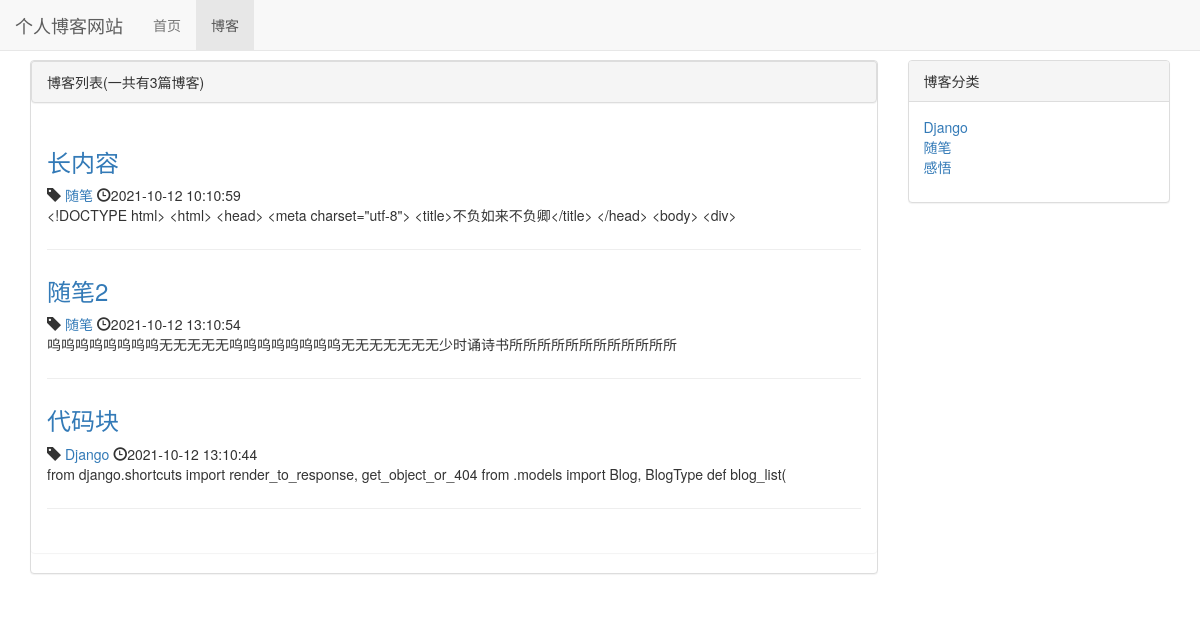
Screenshot of /blog/ with the database file from the repository.
### blog/models.py (models this page shows, shortened)
class Blog(models.Model):
    title = models.CharField(max_length=50)
    blog_type = models.ForeignKey(BlogType, on_delete=models.DO_NOTHING, default=1)
    content = models.TextField()
    author = models.ForeignKey(User,on_delete=models.DO_NOTHING)
    created_time = models.DateTimeField(auto_now_add=True)
    last_updated_time = models.DateTimeField(auto_now_add=True)

class BlogType(models.Model):
    type_name = models.CharField(max_length=15)
    def __str__(self):
        return self.type_name

### blog/views.py (the view)
# urls.py: path('', views.blog_list, name='blog_list'),
def blog_list(request):
    context = {}
    context['blogs'] = Blog.objects.all()
    context['blog_types'] = BlogType.objects.all()
    return render_to_response('blog/blog_list.html', context)

### blog/templates/blog/blog_list.html (shortened to what this page needs)
{% extends 'base.html' %}
{% block nav_blog_active %}active{% endblock %}
{% load staticfiles %}
{% block header_extends %}
    <link rel="stylesheet" href="{% static 'blog/blog.css' %}">
{% endblock %}
{% block content %}
    <div class="container">
        <div class="row">
            <div class="col-xs-12 col-sm-8 col-md-9">
                <div class="panel panel-default">
                    <div class="panel panel-heading">{% block blog_list_title %}博客列表(一共有{{ blogs|length }}篇博客){% endblock %}</div>
                    <div class="panel panel-body">
                        {% for blog in blogs %}
                            <div class="blog">
                                <h3><a href="{% url 'blog_detail' blog.pk %}">{{ blog.title }}</a></h3>
                                <p class="blog-info">
                                    <span class="glyphicon glyphicon-tag"></span><a href="{% url 'blogs_with_type' blog.blog_type.pk %}">
                                        {{ blog.blog_type }}
                                    </a>
                                    <span class="glyphicon glyphicon-time"></span>{{ blog.created_time|date:"Y-m-d H:m:s" }}
                                </p>
                                <p>{{ blog.content|truncatechars:120 }}</p>
                            </div>
                        {% empty %}
                            <div class="blog">
                                <p>-- 暂无内容，敬请期待 --</p>
                            </div>
                        {% endfor %}
                    </div>
                </div>
            </div>
            <div class="hidden-xs col-sm-4 col-md-3">
                <div class="panel panel-default">
                    <div class="panel-heading">博客分类</div>
                    <div class="panel-body">
                        <ul class="blog-types">
                            {% for blog_type in blog_types %}
                                <li>
                                    <a href="{% url 'blogs_with_type' blog_type.pk %}">
                                        {{ blog_type.type_name }}
                                    </a>
                                </li>
                            {% empty %}
                                <li>暂无分类</li>
                            {% endfor %}
                        </ul>
                    </div>
                </div>
            </div>
        </div>
    </div>
{% endblock %}

### templates/base.html (shortened to what this page needs)
{% load staticfiles %}
<!DOCTYPE html>
<html lang="zh-CN">
<head>
    <link rel="stylesheet" type="text/css" href="/static/base.css">
    <link rel="stylesheet" type="text/css" href="/static/bootstrap-3.7.7/css/bootstrap.min.css">
    {% block header_extends %}{% endblock %}
</head>
<body>
    <div class="navbar navbar-default navbar-fixed-top" role="navigation">
        <div class="container-fluid">
            <div class="navbar-header">
                <a class="navbar-brand" href="{% url 'home' %}">个人博客网站</a>
            </div>
            <div id="navbar-collapsed" class="collapse navbar-collapse">
                <ul class="nav navbar-nav">
                    <li class="{% block nav_home_active %}{% endblock %}">
                        <a href="/">首页</a>
                    </li>
                    <li class="{% block nav_blog_active %}{% endblock %}">
                        <a href="{% url 'blog_list' %}">博客</a>
                    </li>
                </ul>
            </div>
        </div>
    </div>
    {% block content %}{% endblock %}
</body>
</html>

### static/base.css (style rules this page uses)
* { margin: 0; padding: 0; }
body { margin-top: 60px !important; }

### blog/static/blog/blog.css (style rules this page uses)
ul.blog-types { list-style-type: none; }
div.blog { margin-bottom: 2em; padding-bottom: 1em; border-bottom: 1px solid #eee; }
div.blog h3 { margin-top: 0.4em; }
div.blog p.blog-info { margin-bottom: 0; }

### rows the page displays
Blog: title "长内容", blog_type "随笔", created_time "2021-10-12 10:10:59", content "<!DOCTYPE html> <html> <head> <meta charset=\"utf-8\"> <title>不负如来不负卿</title> </head> <body> <div>"
Blog: title "随笔2", blog_type "随笔", created_time "2021-10-12 13:10:54", content "呜呜呜呜呜呜呜呜无无无无无呜呜呜呜呜呜呜呜无无无无无无无少时诵诗书所所所所所所所所所所所所"
Blog: title "代码块", blog_type "Django", created_time "2021-10-12 13:10:44", content "from django.shortcuts import render_to_response, get_object_or_404 from .models import Blog, BlogType def blog_list("
BlogType: type_name "Django"
BlogType: type_name "随笔"
BlogType: type_name "感悟"

### other values shown
{{ blogs|length }} "3"
